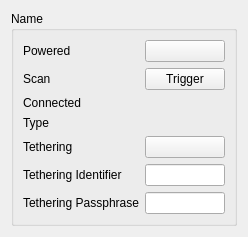
<?xml version="1.0" encoding="UTF-8"?>
<ui version="4.0">
 <class>TechnologyEntry</class>
 <widget class="QWidget" name="TechnologyEntry">
  <property name="geometry">
   <rect>
    <x>0</x>
    <y>0</y>
    <width>231</width>
    <height>219</height>
   </rect>
  </property>
  <property name="windowTitle">
   <string>Form</string>
  </property>
  <layout class="QHBoxLayout" name="horizontalLayout">
   <item>
    <widget class="QGroupBox" name="gb_Name">
     <property name="title">
      <string>Name</string>
     </property>
     <layout class="QHBoxLayout" name="horizontalLayout_2">
      <item>
       <layout class="QGridLayout" name="gridLayout">
        <item row="2" column="1">
         <widget class="QLabel" name="la_Connected">
          <property name="text">
           <string/>
          </property>
         </widget>
        </item>
        <item row="3" column="0">
         <widget class="QLabel" name="label_5">
          <property name="text">
           <string>Type</string>
          </property>
         </widget>
        </item>
        <item row="1" column="0">
         <widget class="QLabel" name="label_3">
          <property name="text">
           <string>Scan</string>
          </property>
         </widget>
        </item>
        <item row="0" column="0">
         <widget class="QLabel" name="label_2">
          <property name="text">
           <string>Powered</string>
          </property>
         </widget>
        </item>
        <item row="0" column="1">
         <widget class="QPushButton" name="pb_Powered">
          <property name="text">
           <string/>
          </property>
         </widget>
        </item>
        <item row="2" column="0">
         <widget class="QLabel" name="label">
          <property name="text">
           <string>Connected</string>
          </property>
         </widget>
        </item>
        <item row="4" column="1">
         <widget class="QPushButton" name="pb_Tethering">
          <property name="text">
           <string/>
          </property>
         </widget>
        </item>
        <item row="4" column="0">
         <widget class="QLabel" name="label_6">
          <property name="text">
           <string>Tethering</string>
          </property>
         </widget>
        </item>
        <item row="3" column="1">
         <widget class="QLabel" name="la_Type">
          <property name="text">
           <string/>
          </property>
         </widget>
        </item>
        <item row="1" column="1">
         <widget class="QPushButton" name="pb_Scan">
          <property name="text">
           <string>Trigger</string>
          </property>
         </widget>
        </item>
        <item row="6" column="0">
         <widget class="QLabel" name="label_8">
          <property name="text">
           <string>Tethering Identifier</string>
          </property>
         </widget>
        </item>
        <item row="8" column="0">
         <widget class="QLabel" name="label_7">
          <property name="text">
           <string>Tethering Passphrase</string>
          </property>
         </widget>
        </item>
        <item row="8" column="1">
         <widget class="QLineEdit" name="le_TetheringPassphrase"/>
        </item>
        <item row="6" column="1">
         <widget class="QLineEdit" name="le_TetheringIdentifier"/>
        </item>
       </layout>
      </item>
     </layout>
     <zorder>gridLayoutWidget</zorder>
     <zorder>gridLayoutWidget</zorder>
    </widget>
   </item>
  </layout>
 </widget>
 <tabstops>
  <tabstop>pb_Powered</tabstop>
  <tabstop>pb_Scan</tabstop>
  <tabstop>pb_Tethering</tabstop>
  <tabstop>le_TetheringIdentifier</tabstop>
  <tabstop>le_TetheringPassphrase</tabstop>
 </tabstops>
 <resources/>
 <connections/>
</ui>
